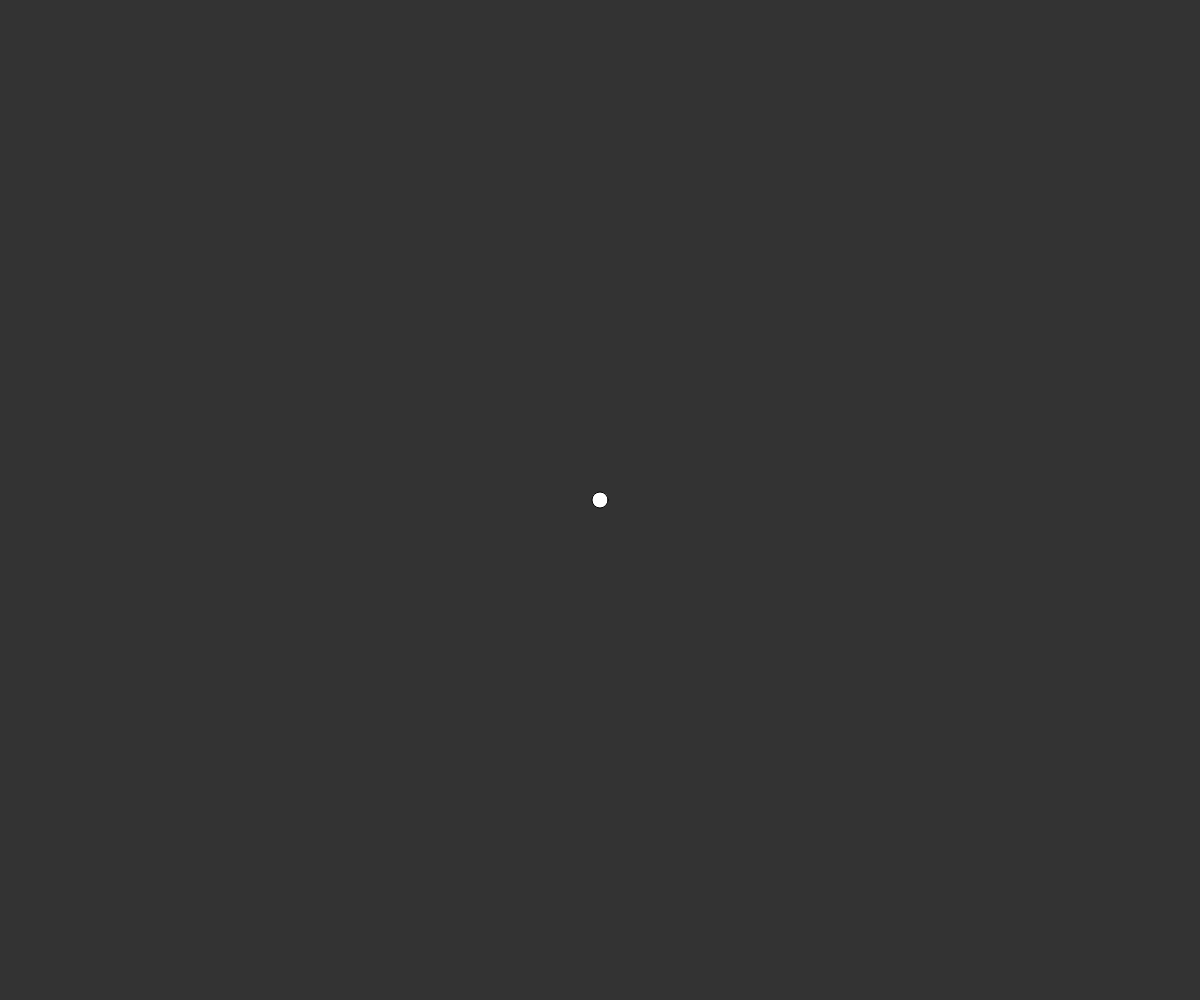
Frame 1 (no input)
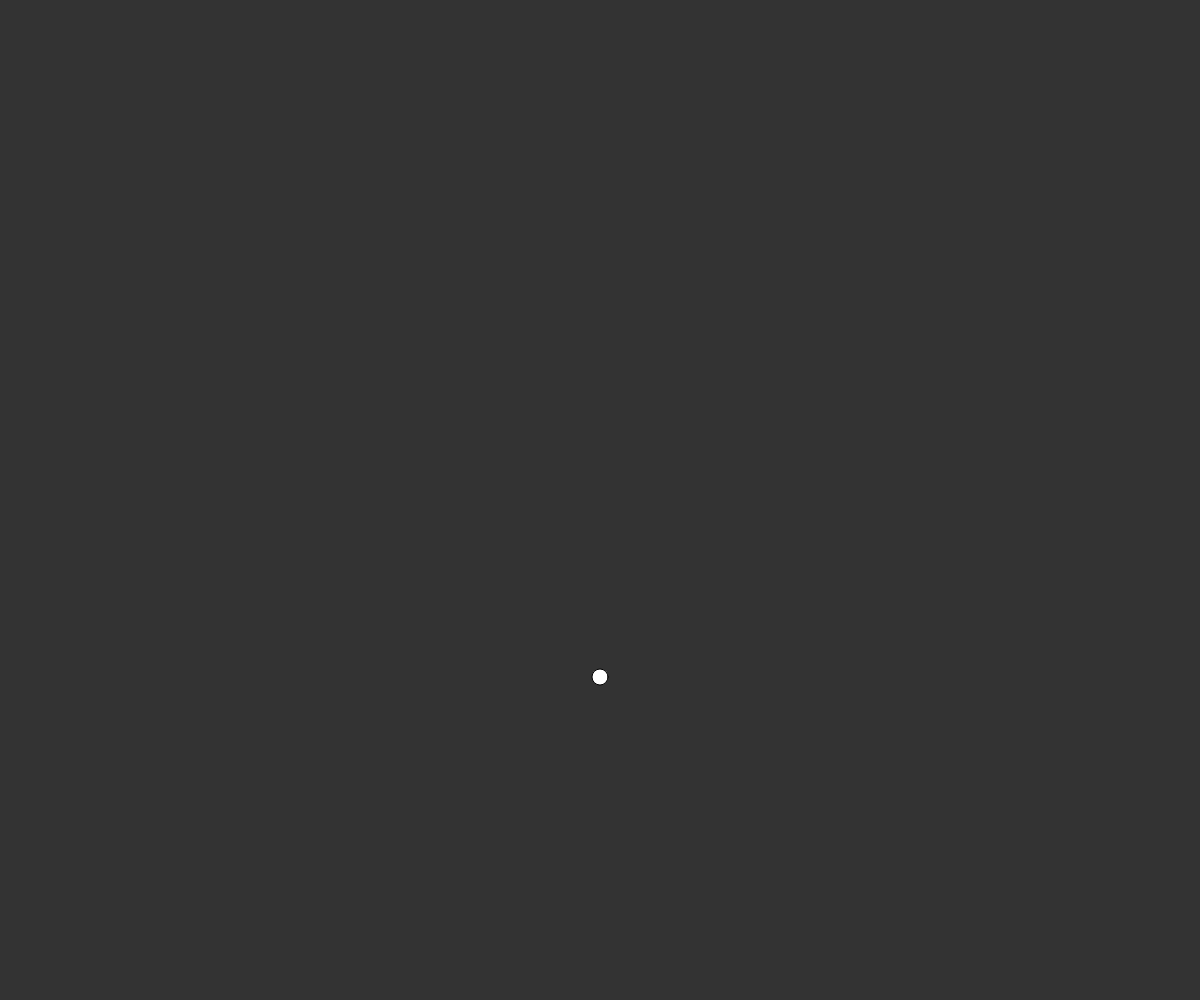
Frame 60 (no input)
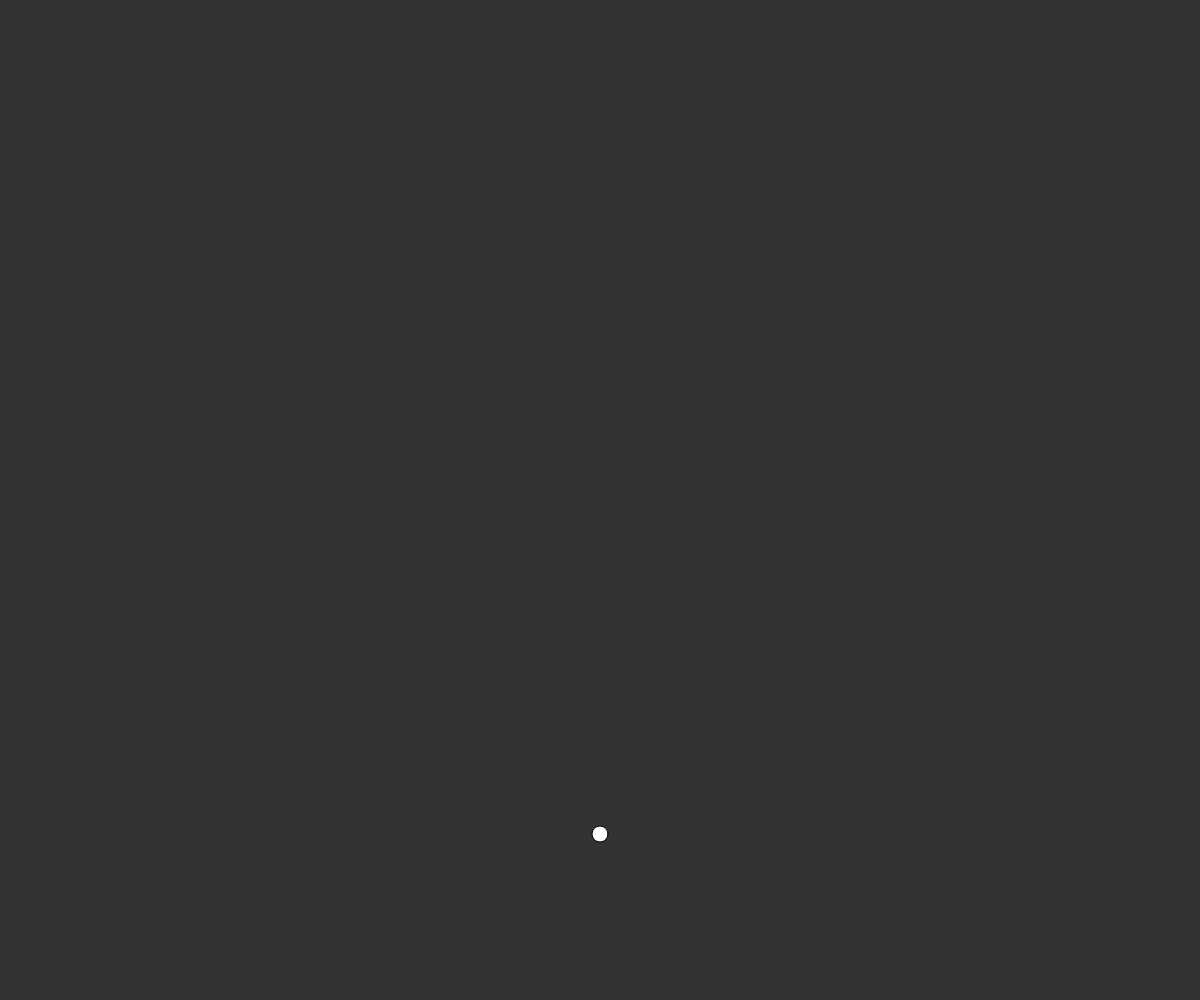
Frame 120 (the mouse pressed at the canvas centre since frame 60)

The p5.js sketch that drew these frames (run headless with seeded random() and noise() and a simulated clock; from frame 60 on, the mouse is pressed at the canvas centre):

// p5.js sketch
// ── sketch.js
// ball object
var b;

// global force
var gravity = {
    x: 0,
    y: 0.1
};

function setup() {
    createCanvas(windowWidth, windowHeight);

    // create ball
    b = new Ball();
    b.forces.setPos(width / 2, height / 2);

    // set gravity
    b.forces.setGlobalForce(gravity.x, gravity.y);
}

function draw() {
    // clear
    background(51);

    // display
    b.show();

    // update by frame
    b.forces.update();

    // bounce on edges
    b.forces.edges_bounce();
    // other possibilities
    // b.forces.edges();
    // b.forces.edges_wrap();

}
// ── Ball.js

// example object for ForceVector
function Ball(x, y) {
    // add mechanics to ball
    this.forces = new Forces(x, y);
}

// display
Ball.prototype.show = function() {
    fill(255);
    ellipse(this.forces.pos.x, this.forces.pos.y, 16, 16);
};
// ── Forces.js

/**
 * Forces
 *
 * This object holds the mechanical interactions of an object.
 */
function Forces(x, y) {
    // inital position given
    if (x && y) {
        this.pos = createVector(x, y);
    
    // no position set
    } else {
        this.pos = createVector();
    }

    // velocity
    this.vel = createVector();

    // acceleration
    this.acc = createVector();

    // array of global forces
    this.globals = [];
}


/**
 * getPos 
 *
 * Get position of object
 */
Forces.prototype.getPos = function() {
    return this.pos;
};

/**
 * getVel 
 *
 * Get velocity of object
 */
Forces.prototype.getVel = function() {
    return this.vel;
};

/**
 * getAcc 
 *
 * Get acceleration of object
 */
Forces.prototype.getAcc = function() {
    return this.acc;
};

/**
 * setPos 
 *
 * Set position of object
 */
Forces.prototype.setPos = function(x, y) {
    this.pos = createVector(x, y);
}

/**
 * setVel 
 *
 * Set velocity of object
 */
Forces.prototype.setVel = function(x, y) {
    this.vel = createVector(x, y);
}

/**
 * setAcc 
 *
 * Set acceleration of object
 */
Forces.prototype.setAcc = function(x, y) {
    this.acc = createVector(x, y);
}

/**
 * setGlobalForce 
 *
 * Set a global force to the object. This force will act on
 * the object for every frame.
 */
Forces.prototype.setGlobalForce = function(x, y) {
    this.globals.push(createVector(x, y));
}

/**
 * applyForce 
 *
 * Apply a force to the object
 */
Forces.prototype.applyForce = function(x, y) {
    this.acc.add(createVector(x, y));
}

/**
 * update 
 *
 * Main frame by frame updating
 */
Forces.prototype.update = function() {
    // Apply global force to object each frame
    for (var i = 0; i < this.globals.length; i++) {
        this.applyForce(this.globals[i].x, this.globals[i].y);
    }

    // perfrom f = ma
    this.vel.add(this.acc);
    this.pos.add(this.vel);

    // reset acceleration
    this.acc.mult(0);
}

/**
 * edges 
 *
 * Prevent the object from leaving the screen
 */
Forces.prototype.edges = function() {
    // leaving left window
    if (this.pos.x < 0) {
        this.pos.x = 0;

    // leaving right window
    } else if (this.pos.x > width) {
        this.pos.x = width;
    }

    // leaving top window
    if (this.pos.y < 0) {
        this.pos.y = 0;

    // leaving bottom window
    } else if (this.pos.y > height) {
        this.pos.y = height;
    }
}

/**
 * edges_bounce 
 *
 * Prvent the object from leaving the screen
 * Bounce the object back into view
 */
Forces.prototype.edges_bounce = function() {
    // bounce on vertical walls
    if (this.pos.x < 0 || this.pos.x > width) {
        this.vel.x *= -1;
    }

    // bounce on horizontal walls
    if (this.pos.y < 0 || this.pos.y > height) {
        this.vel.y *= -1;
    }
}

/**
 * edges_wrap
 *
 * Prevent the object from leaving the screen
 * Object wraps around to other side of window
 */
Forces.prototype.edges_wrap = function() {
    // leaving left window
    if (this.pos.x < 0) {
        this.pos.x = width;

    // leaving right window
    } else if (this.pos.x > width) {
        this.pos.x = 0;
    }

    // leaving top window
    if (this.pos.y < 0) {
        this.pos.y = height;

    // leaving bottom window
    } else if (this.pos.y > height) {
        this.pos.y = 0;
    }
}
